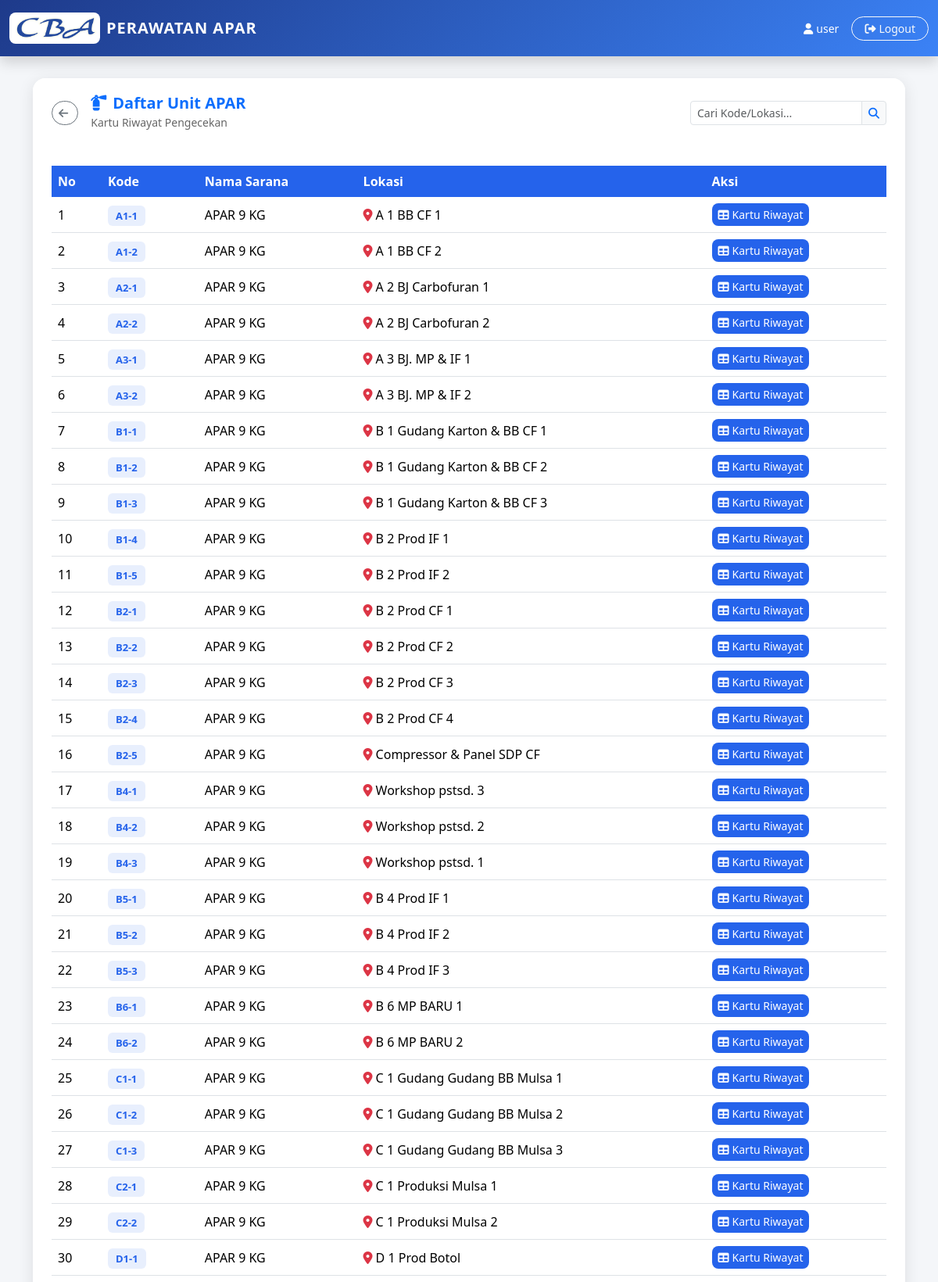
Page /apar_home.php (signed in, upper part) on the committed database.
### tables this page shows
CREATE TABLE `apar` (
  `id` int(11) NOT NULL,
  `no_kode` varchar(50) NOT NULL,
  `nama_sarana` varchar(100) DEFAULT NULL,
  `lokasi` varchar(200) DEFAULT NULL
);

### apar_home.php (the view, shortened to what this page needs)
<?php
include "config/koneksi.php";
mysqli_query($conn, "CREATE TABLE IF NOT EXISTS `apar` (
  `id` int(11) NOT NULL AUTO_INCREMENT,
  `no_kode` varchar(50) NOT NULL,
  `nama_sarana` varchar(100) DEFAULT NULL,
  `lokasi` varchar(200) DEFAULT NULL,
  PRIMARY KEY (`id`)
) ENGINE=InnoDB DEFAULT CHARSET=utf8mb4");
mysqli_query($conn, "CREATE TABLE IF NOT EXISTS `checklist_apar` (
  `id` int(11) NOT NULL AUTO_INCREMENT,
  `apar_id` int(11) NOT NULL,
  `tahun` int(4) NOT NULL,
  `bulan` tinyint(2) NOT NULL,
  `tanggal_cek` date DEFAULT NULL,
  `label_pengisian` enum('Ok','Nok') DEFAULT NULL,
  `tekanan_pressure` enum('Ok','Nok') DEFAULT NULL,
  `safety_pin` enum('Ok','Nok') DEFAULT NULL,
  `handle` enum('Ok','Nok') DEFAULT NULL,
  `selang_nozzle` enum('Ok','Nok') DEFAULT NULL,
  `dry_chemical` enum('Ok','Nok') DEFAULT NULL,
  `tablulan` enum('Ok','Nok') DEFAULT NULL,
  `bambu_petunjuk` enum('Ok','Nok') DEFAULT NULL,
  `paraf` varchar(100) DEFAULT NULL,
  `catatan` text DEFAULT NULL,
  `users_id` int(11) DEFAULT NULL,
  `created_at` datetime DEFAULT CURRENT_TIMESTAMP,
  PRIMARY KEY (`id`)
) ENGINE=InnoDB DEFAULT CHARSET=utf8mb4");
$keyword = isset($_GET['keyword']) ? mysqli_real_escape_string($conn, $_GET['keyword']) : '';
$where = "";
$listApar = mysqli_query($conn, "SELECT * FROM apar $where ORDER BY no_kode ASC");
?>
<!DOCTYPE html>
<html lang="id">
<head>
  <link href="https://cdn.jsdelivr.net/npm/bootstrap@5.3.2/dist/css/bootstrap.min.css" rel="stylesheet">
</head>
<body>
  <nav class="navbar navbar-apar fixed-top py-3 shadow">
    <div class="container-fluid d-flex justify-content-between align-items-center">
      <div class="d-flex align-items-center gap-2 text-white" style="cursor:pointer"
        onclick="window.location.href='dashboard.php'">
        <img src="assets/images/cba.png" alt="Logo CBA"
          style="height:40px; background:white; padding:4px; border-radius:8px;">
        <span class="fw-bold fs-5 d-none d-sm-inline" style="letter-spacing:1px">PERAWATAN APAR</span>
      </div>
      <div class="d-flex align-items-center gap-2 gap-md-3">
        <span class="text-white small d-none d-md-inline"><i
            class="fa-solid fa-user me-1"></i><?= $_SESSION['username'] ?></span>
        <a href="logout.php" class="btn btn-sm btn-outline-light rounded-pill px-2 px-md-3" title="Logout">
          <span class="d-none d-sm-inline"><i class="fa-solid fa-right-from-bracket me-1"></i>Logout</span>
        </a>
      </div>
    </div>
  </nav>
  <div class="container" style="margin-top:100px; padding-bottom:40px; flex:1;">
    <div class="card card-apar">
      <div class="card-apar-header d-flex justify-content-between align-items-center flex-wrap gap-3">
        <div class="d-flex align-items-center gap-3">
          <a href="dashboard.php" class="btn btn-sm btn-outline-secondary rounded-pill" title="Kembali ke Dashboard">
            <i class="fa-solid fa-arrow-left me-1"></i><span class="d-none d-sm-inline"></span>
          </a>
          <div>
            <h5 class="fw-bold mb-0 text-primary"><i class="fa-solid fa-fire-extinguisher me-2"></i>Daftar Unit APAR
            </h5>
            <small class="opacity-75">Kartu Riwayat Pengecekan</small>
          </div>
        </div>
        <div class="d-flex flex-column flex-sm-row align-items-stretch align-items-sm-center gap-2 mt-3 mt-sm-0">
          <form method="GET" class="d-flex m-0">
            <div class="input-group input-group-sm w-100">
              <input type="text" name="keyword" class="form-control" placeholder="Cari Kode/Lokasi..."
                value="<?= htmlspecialchars($keyword) ?>">
              <button type="submit" class="btn btn-light text-primary border"><i
                  class="fa-solid fa-search"></i></button>
            </div>
          </form>
        </div>
      </div>
      <div class="card-body p-4">
        <div class="table-responsive">
          <table class="table table-hover align-middle mb-0">
            <thead>
              <tr>
                <th>No</th>
                <th>Kode</th>
                <th>Nama Sarana</th>
                <th>Lokasi</th>
                <th>Aksi</th>
              </tr>
            </thead>
            <tbody>
              <?php $no = 1;
              while ($row = mysqli_fetch_assoc($listApar)): ?>
                <tr>
                  <td data-label="No"><?= $no++ ?></td>
                  <td data-label="Kode"><span class="apar-badge"><?= htmlspecialchars($row['no_kode']) ?></span></td>
                  <td data-label="Nama Sarana"><?= htmlspecialchars($row['nama_sarana']) ?></td>
                  <td data-label="Lokasi">
                    <span><i
                        class="fa-solid fa-location-dot text-danger me-1"></i><?= htmlspecialchars($row['lokasi']) ?></span>
                  </td>
                  <td data-label="Aksi">
                    <a href="apar_kartu.php?apar_id=<?= $row['id'] ?>" class="btn btn-kartu btn-sm flex-grow-1">
                      <i class="fa-solid fa-table me-1"></i><span class="d-inline">Kartu Riwayat</span>
                    </a>
                  </td>
                </tr>
              <?php endwhile; ?>
            </tbody>
          </table>
        </div>
      </div>
    </div>
  </div>
</body>
</html>

### apar_home.php (style rules this page uses)
:root { --blue: #2563eb; --blue-dark: #1e3a8a; --blue-light: #3b82f6; }
body { background: #f4f6f9; font-family: 'Segoe UI', sans-serif; min-height: 100vh; display: flex; flex-direction: column; }
.navbar-apar { background: linear-gradient(135deg, var(--blue-dark), var(--blue-light)); }
.card-apar { border: none; border-radius: 16px; box-shadow: 0 4px 20px rgba(0, 0, 0, .1); }
.card-apar-header { background: #fff; color: #333; border-radius: 16px 16px 0 0; padding: 20px 24px; }
.apar-badge { background: rgba(37, 99, 235, 0.1); color: var(--blue); font-weight: 600; padding: 4px 10px; border-radius: 6px; font-size: 13px; }
.table thead th { background: var(--blue); color: #fff; border: none; white-space: nowrap; }
.table tbody td { white-space: nowrap; }
.btn-kartu { background: var(--blue); color: #fff; border: none; border-radius: 8px; }

### rows in the picture
apar: no_kode "A1-1", nama_sarana "APAR 9 KG", lokasi "A 1 BB CF 1"
apar: no_kode "A1-2", nama_sarana "APAR 9 KG", lokasi "A 1 BB CF 2"
apar: no_kode "A2-1", nama_sarana "APAR 9 KG", lokasi "A 2 BJ Carbofuran 1"
apar: no_kode "A2-2", nama_sarana "APAR 9 KG", lokasi "A 2 BJ Carbofuran 2"
apar: no_kode "A3-1", nama_sarana "APAR 9 KG", lokasi "A 3 BJ. MP & IF 1"
apar: no_kode "A3-2", nama_sarana "APAR 9 KG", lokasi "A 3 BJ. MP & IF 2"
apar: no_kode "B1-1", nama_sarana "APAR 9 KG", lokasi "B 1 Gudang Karton & BB CF 1"
apar: no_kode "B1-2", nama_sarana "APAR 9 KG", lokasi "B 1 Gudang Karton & BB CF 2"
apar: no_kode "B1-3", nama_sarana "APAR 9 KG", lokasi "B 1 Gudang Karton & BB CF 3"
apar: no_kode "B1-4", nama_sarana "APAR 9 KG", lokasi "B 2 Prod IF 1"
apar: no_kode "B1-5", nama_sarana "APAR 9 KG", lokasi "B 2 Prod IF 2"
apar: no_kode "B2-1", nama_sarana "APAR 9 KG", lokasi "B 2 Prod CF 1"
apar: no_kode "B2-2", nama_sarana "APAR 9 KG", lokasi "B 2 Prod CF 2"
apar: no_kode "B2-3", nama_sarana "APAR 9 KG", lokasi "B 2 Prod CF 3"
apar: no_kode "B2-4", nama_sarana "APAR 9 KG", lokasi "B 2 Prod CF 4"
apar: no_kode "B2-5", nama_sarana "APAR 9 KG", lokasi "Compressor & Panel SDP CF"
apar: no_kode "B4-1", nama_sarana "APAR 9 KG", lokasi "Workshop pstsd. 3"
apar: no_kode "B4-2", nama_sarana "APAR 9 KG", lokasi "Workshop pstsd. 2"
apar: no_kode "B4-3", nama_sarana "APAR 9 KG", lokasi "Workshop pstsd. 1"
apar: no_kode "B5-1", nama_sarana "APAR 9 KG", lokasi "B 4 Prod IF 1"
apar: no_kode "B5-2", nama_sarana "APAR 9 KG", lokasi "B 4 Prod IF 2"
apar: no_kode "B5-3", nama_sarana "APAR 9 KG", lokasi "B 4 Prod IF 3"
apar: no_kode "B6-1", nama_sarana "APAR 9 KG", lokasi "B 6 MP BARU 1"
apar: no_kode "B6-2", nama_sarana "APAR 9 KG", lokasi "B 6 MP BARU 2"
apar: no_kode "C1-1", nama_sarana "APAR 9 KG", lokasi "C 1 Gudang Gudang BB Mulsa 1"
apar: no_kode "C1-2", nama_sarana "APAR 9 KG", lokasi "C 1 Gudang Gudang BB Mulsa 2"
apar: no_kode "C1-3", nama_sarana "APAR 9 KG", lokasi "C 1 Gudang Gudang BB Mulsa 3"
apar: no_kode "C2-1", nama_sarana "APAR 9 KG", lokasi "C 1 Produksi Mulsa 1"
apar: no_kode "C2-2", nama_sarana "APAR 9 KG", lokasi "C 1 Produksi Mulsa 2"
apar: no_kode "D1-1", nama_sarana "APAR 9 KG", lokasi "D 1 Prod Botol"

### other values in the picture
$_SESSION['username'] "user"
